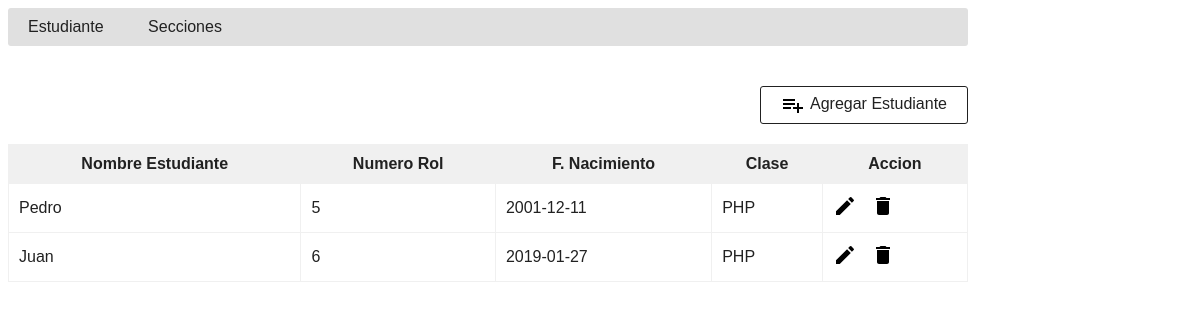
Page /cms/tmp/index.php on the committed database.
### tables this page shows
CREATE TABLE `tbl_estudiante` (
  `id` int(11) NOT NULL,
  `nombres` varchar(55) NOT NULL,
  `rol_numero` int(11) NOT NULL,
  `fecha_estudiante` date NOT NULL,
  `clase` varchar(55) NOT NULL
);

### cms/tmp/clases/DBController.php (called while the page is built, shortened)
<?php
class DBController {
    public $host = DB_HOST;
    public $user = DB_USER;
    public $password =DB_PASS;
    public $database = DB_NAME;
    private $conn;
    function __construct() {
        $this->conn = $this->connectDB();
    }
    function connectDB() {
        $conn = mysqli_connect($this->host,$this->user,$this->password,$this->database);
        return $conn;
    }
    function runBaseQuery($query) {
        $result = $this->conn->query($query);
        if ($result->num_rows > 0) {
            while($row = $result->fetch_assoc()) {
                $resultset[] = $row;
            }
        }
        return $resultset;
    }
}
?>

### cms/tmp/clases/Student.php (called while the page is built, shortened)
<?php
require_once  "clases/DBController.php";
class Student
{
    private $db_handle;
    function __construct() {
        $this->db_handle = new DBController();
    }
    function getAllStudent() {
        $sql = "SELECT * FROM tbl_estudiante ORDER BY id";
        $result = $this->db_handle->runBaseQuery($sql);
        return $result;
    }
}
?>

### cms/tmp/mainfile/student.php (the view, shortened to what this page needs)
<?php require_once "mainfile/header.php"; ?>
    <div style="text-align: right; margin: 20px 0px 10px;">
        <a id="btnAddAction" href="index.php?action=student-add"><img src="mainfile/image/icon-add.png" />Agregar Estudiante</a>
    </div>
    <div id="toys-grid">
        <table cellpadding="10" cellspacing="1">
            <thead>
                <tr>
                    <th><strong>Nombre Estudiante</strong></th>
                    <th><strong>Numero Rol</strong></th>
                    <th><strong>F. Nacimiento</strong></th>
                    <th><strong>Clase</strong></th>
                    <th><strong>Accion</strong></th>
                </tr>
            </thead>
            <tbody>
                    <?php
                    if (! empty($result)) {
                        foreach ($result as $k => $v) {
                            ?>
          <tr>
                    <td><?php echo $result[$k]["nombres"]; ?></td>
                    <td><?php echo $result[$k]["rol_numero"]; ?></td>
                    <td><?php echo $result[$k]["fecha_estudiante"]; ?></td>
                    <td><?php echo $result[$k]["clase"]; ?></td>
                    <td><a class="btnEditAction"
                        href="index.php?action=student-edit&id=<?php echo $result[$k]["id"]; ?>">
                        <img src="mainfile/image/icon-edit.png" />
                        </a>
                        <a onclick="return confirm('Confirma Eliminar Registro?');" class="btnDeleteAction"
                        href="index.php?action=student-delete&id=<?php echo $result[$k]["id"]; ?>">
                        <img src="mainfile/image/icon-delete.png" />
                        </a>
                    </td>
                </tr>
                    <?php
                        }
                    }
                    ?>
        </table>
    </div>
</body>
</html>

### cms/tmp/mainfile/css/style.css (style rules this page uses)
body { width: 80%; font-family: Arial; color: #212121; }
#toys-grid { margin-bottom: 30px; }
#toys-grid table { width: 100%; background-color: #F0F0F0; }
#toys-grid table td { background-color: #FFFFFF; }
.btnEditAction { cursor: pointer; text-decoration: none; margin-right: 10px; }
.btnDeleteAction { cursor: pointer; }
#btnAddAction { padding: 6px 20px; color: #212121; text-decoration: none; border-radius: 3px; cursor: pointer; border: #212121 1px solid; margin-bottom: 10px; display: inline-block; }
#btnAddAction img { margin-right: 5px; vertical-align: middle; }

### rows in the picture
tbl_estudiante: nombres "Pedro", rol_numero "5", fecha_estudiante "2001-12-11", clase "PHP"
tbl_estudiante: nombres "Juan", rol_numero "6", fecha_estudiante "2019-01-27", clase "PHP"
